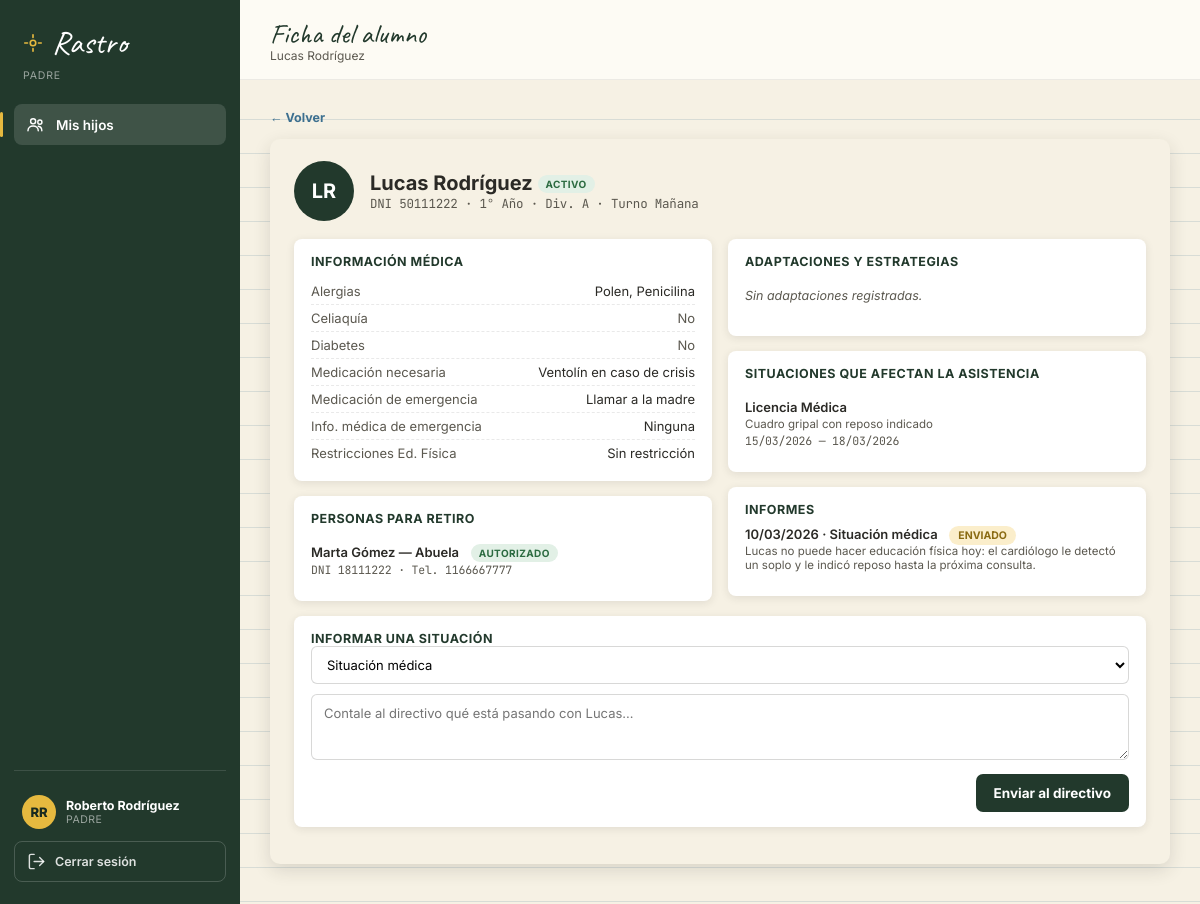
Screenshot of /alumno/1/ (signed in) with the database file from the repository.
### core/models.py (models this page shows, shortened)
class Usuario(models.Model):
    ROL_DIRECTIVO = "DIRECTIVO"
    ROL_SUPERVISOR = "SUPERVISOR"
    ROL_DOCENTE = "DOCENTE"
    ROL_PADRE = "PADRE"
    ROL_CHOICES = [
        (ROL_DIRECTIVO, "Directivo"),
        (ROL_SUPERVISOR, "Supervisor"),
        (ROL_DOCENTE, "Docente"),
        (ROL_PADRE, "Padre/Tutor"),
    ]
    id_usuario = models.AutoField(primary_key=True)
    nombre_usuario = models.CharField(max_length=100, unique=True)
    contrasena = models.CharField(max_length=255)
    nombre = models.CharField(max_length=100, blank=True, null=True)
    apellido = models.CharField(max_length=100, blank=True, null=True)
    dni = models.CharField(max_length=20, unique=True)
    telefono = models.CharField(max_length=30, blank=True, null=True)
    email = models.CharField(max_length=150, blank=True, null=True)
    rol = models.CharField(max_length=20, choices=ROL_CHOICES)
    class Meta:
        db_table = "USUARIO"
    @property
    def nombre_completo(self):
        return f"{self.nombre or ''} {self.apellido or ''}".strip()
    def iniciales(self):
        n = (self.nombre or "?")[:1]
        a = (self.apellido or "?")[:1]
        return (n + a).upper()

class Alumno(models.Model):
    ESTADO_ACTIVO = "ACTIVO"
    ESTADO_INACTIVO = "INACTIVO"
    ESTADO_EGRESADO = "EGRESADO"
    ESTADO_BAJA = "BAJA"
    ESTADO_CHOICES = [
        (ESTADO_ACTIVO, "Activo"),
        (ESTADO_INACTIVO, "Inactivo"),
        (ESTADO_EGRESADO, "Egresado"),
        (ESTADO_BAJA, "Baja"),
    ]
    id_alumno = models.AutoField(primary_key=True)
    nombre = models.CharField(max_length=100)
    apellido = models.CharField(max_length=100)
    dni = models.CharField(max_length=20, unique=True)
    foto = models.CharField(max_length=255, blank=True, null=True)
    grado = models.ForeignKey(Grado, on_delete=models.PROTECT, db_column="id_grado")
    division = models.ForeignKey(Division, on_delete=models.PROTECT, db_column="id_division")
    turno = models.ForeignKey(Turno, on_delete=models.PROTECT, db_column="id_turno")
    estado = models.CharField(max_length=20, choices=ESTADO_CHOICES, default=ESTADO_ACTIVO)
    class Meta:
        db_table = "ALUMNO"
        ordering = ["apellido", "nombre"]
    def iniciales(self):
        return (self.nombre[:1] + self.apellido[:1]).upper()

class Grado(models.Model):
    id_grado = models.AutoField(primary_key=True)
    nombre_grado = models.CharField(max_length=100)
    class Meta:
        db_table = "GRADO"

class Division(models.Model):
    id_division = models.AutoField(primary_key=True)
    nombre_division = models.CharField(max_length=50)
    grado = models.ForeignKey(Grado, on_delete=models.CASCADE, db_column="id_grado", related_name="divisiones")
    class Meta:
        db_table = "DIVISION"

class Turno(models.Model):
    id_turno = models.AutoField(primary_key=True)
    nombre_turno = models.CharField(max_length=50)
    class Meta:
        db_table = "TURNO"

class InformacionMedica(models.Model):
    id_informacion_medica = models.AutoField(primary_key=True)
    alumno = models.OneToOneField(Alumno, on_delete=models.CASCADE, db_column="id_alumno", related_name="informacion_medica")
    alergias = models.TextField(blank=True, null=True)
    celiaquia = models.BooleanField(default=False)
    diabetes = models.BooleanField(default=False)
    medicacion_necesaria = models.TextField(blank=True, null=True)
    medicacion_emergencia = models.TextField(blank=True, null=True)
    informacion_medica_emergencia = models.TextField(blank=True, null=True)
    restricciones_educacion_fisica = models.TextField(blank=True, null=True)
    class Meta:
        db_table = "INFORMACION_MEDICA"

class PersonaRetiro(models.Model):
    id_persona_retiro = models.AutoField(primary_key=True)
    alumno = models.ForeignKey(Alumno, on_delete=models.CASCADE, db_column="id_alumno", related_name="personas_retiro")
    nombre = models.CharField(max_length=100)
    apellido = models.CharField(max_length=100)
    dni = models.CharField(max_length=20, blank=True, null=True)
    telefono = models.CharField(max_length=30, blank=True, null=True)
    vinculo = models.CharField(max_length=100, blank=True, null=True)
    autorizado = models.BooleanField(default=True)
    class Meta:
        db_table = "PERSONA_RETIRO"

class SituacionAsistencia(models.Model):
    TIPO_CHOICES = [
        ("Enfermedad del alumno", "Enfermedad del alumno"),
        ("Enfermedad familiar", "Enfermedad familiar"),
        ("Situación familiar", "Situación familiar"),
        ("Problema de transporte", "Problema de transporte"),
        ("Licencia Médica", "Licencia Médica"),
        ("Otro", "Otro"),
    ]
    id_situacion = models.AutoField(primary_key=True)
    alumno = models.ForeignKey(Alumno, on_delete=models.CASCADE, db_column="id_alumno", related_name="situaciones")
    tipo = models.CharField(max_length=100, choices=TIPO_CHOICES, blank=True, null=True)
    descripcion = models.TextField(blank=True, null=True)
    fecha_inicio = models.DateField(blank=True, null=True)
    fecha_fin = models.DateField(blank=True, null=True)
    observaciones = models.TextField(blank=True, null=True)
    class Meta:
        db_table = "SITUACION_ASISTENCIA"
        ordering = ["-fecha_inicio"]

class Informe(models.Model):
    ESTADO_ENVIADO = "ENVIADO"
    ESTADO_REVISADO = "REVISADO"
    ESTADO_RESUELTO = "RESUELTO"
    ESTADO_CHOICES = [
        (ESTADO_ENVIADO, "Enviado"),
        (ESTADO_REVISADO, "Revisado"),
        (ESTADO_RESUELTO, "Resuelto"),
    ]
    TIPO_CHOICES = [
        ("Situación médica", "Situación médica"),
        ("Situación familiar", "Situación familiar"),
        ("Adaptación para el alumno", "Adaptación para el alumno"),
        ("Situación de asistencia", "Situación de asistencia"),
    ]
    id_informe = models.AutoField(primary_key=True)
    padre = models.ForeignKey(Padre, on_delete=models.CASCADE, db_column="id_padre", related_name="informes")
    alumno = models.ForeignKey(Alumno, on_delete=models.CASCADE, db_column="id_alumno", related_name="informes")
    tipo = models.CharField(max_length=50, choices=TIPO_CHOICES, blank=True, null=True)
    mensaje = models.TextField()
    fecha = models.DateField()
    estado = models.CharField(max_length=20, choices=ESTADO_CHOICES, default=ESTADO_ENVIADO)
    class Meta:
        db_table = "INFORME"
        ordering = ["-fecha", "-id_informe"]

### core/views.py (the view, shortened to what this page needs)
# urls.py: path("alumno/<int:id_alumno>/", views.alumno_detail, name="alumno_detail"),
@login_required_custom
def alumno_detail(request, id_alumno):
    usuario = request.usuario
    alumno = get_object_or_404(Alumno.objects.select_related("grado", "division", "turno"), pk=id_alumno)
    if usuario.rol == Usuario.ROL_PADRE:
        padre = get_object_or_404(Padre, usuario=usuario)
        if not PadreAlumno.objects.filter(padre=padre, alumno=alumno).exists():
            messages.error(request, "Ese alumno no está asociado a tu cuenta.")
            return redirect("padre_hijos")
    puede_editar = usuario.rol == Usuario.ROL_DIRECTIVO
    puede_informar = usuario.rol == Usuario.ROL_PADRE
    context = {
        "alumno": alumno,
        "info_medica": getattr(alumno, "informacion_medica", None),
        "retiros": alumno.personas_retiro.all(),
        "adaptaciones": alumno.adaptaciones.all(),
        "situaciones": alumno.situaciones.all(),
        "puede_editar": puede_editar,
        "puede_informar": puede_informar,
        "tipos_informe": Informe.TIPO_CHOICES,
        "tipos_situacion": SituacionAsistencia.TIPO_CHOICES,
    }
    if puede_editar or usuario.rol == Usuario.ROL_PADRE:
        context["informes"] = alumno.informes.select_related("padre__usuario")
    return render(request, "core/alumno_detail.html", context)

### core/context_processors.py (called while the page is built)
def usuario_actual(request):
    uid = request.session.get("usuario_id")
    if not uid:
        return {}
    usuario = Usuario.objects.filter(pk=uid).first()
    if not usuario:
        return {}
    ctx = {"usuario_actual": usuario}
    if usuario.rol == Usuario.ROL_DOCENTE:
        docente = Docente.objects.filter(usuario=usuario).first()
        if docente:
            notifs = Notificacion.objects.filter(docente=docente).select_related("alumno")
            ctx["notificaciones"] = notifs[:12]
            ctx["notificaciones_no_leidas"] = notifs.filter(leido=False).count()
    return ctx

### core/views.py (called while the page is built)
def get_current_usuario(request):
    uid = request.session.get("usuario_id")
    if not uid:
        return None
    return Usuario.objects.filter(pk=uid).first()

def login_required_custom(view_func):
    @wraps(view_func)
    def wrapper(request, *args, **kwargs):
        usuario = get_current_usuario(request)
        if not usuario:
            return redirect("login")
        request.usuario = usuario
        return view_func(request, *args, **kwargs)
    return wrapper

### core/templates/core/alumno_detail.html (shortened to what this page needs)
{% extends "core/base.html" %}
{% block page_title %}Ficha del alumno{% endblock %}
{% block page_sub %}{{ alumno.nombre }} {{ alumno.apellido }}{% endblock %}
{% block content %}
{% if usuario_actual.rol == "PADRE" %}
  <a class="back-link" href="{% url 'padre_hijos' %}">&larr; Volver</a>
{% elif usuario_actual.rol == "DIRECTIVO" %}
  <a class="back-link" href="{% url 'directivo_alumnos' %}">&larr; Volver</a>
{% elif usuario_actual.rol == "DOCENTE" %}
  <a class="back-link" href="{% url 'docente_alumnos' %}">&larr; Volver</a>
{% else %}
  <a class="back-link" href="{% url 'supervisor_alumnos' %}">&larr; Volver</a>
{% endif %}
<div class="detail-panel">
  <div class="detail-head">
    <div class="avatar-lg">{{ alumno.iniciales }}</div>
    <div>
      <h3>{{ alumno.nombre }} {{ alumno.apellido }} <span class="pill estado-{{ alumno.estado }}" style="vertical-align:middle;">{{ alumno.estado }}</span></h3>
      <div class="meta mono">DNI {{ alumno.dni }} · {{ alumno.grado.nombre_grado }} · Div. {{ alumno.division.nombre_division }} · Turno {{ alumno.turno.nombre_turno }}</div>
    </div>
  </div>
  <div class="grid-2">
    <div>
      <div class="block">
        <div class="block-head">
          <h4>Información médica</h4>
        </div>
        {% if info_medica %}
          <div class="kv"><span class="k">Alergias</span><span class="v">{{ info_medica.alergias|default:"—" }}</span></div>
          <div class="kv"><span class="k">Celiaquía</span><span class="v {% if info_medica.celiaquia %}bool-yes{% else %}bool-no{% endif %}">{% if info_medica.celiaquia %}Sí{% else %}No{% endif %}</span></div>
          <div class="kv"><span class="k">Diabetes</span><span class="v {% if info_medica.diabetes %}bool-yes{% else %}bool-no{% endif %}">{% if info_medica.diabetes %}Sí{% else %}No{% endif %}</span></div>
          <div class="kv"><span class="k">Medicación necesaria</span><span class="v">{{ info_medica.medicacion_necesaria|default:"—" }}</span></div>
          <div class="kv"><span class="k">Medicación de emergencia</span><span class="v">{{ info_medica.medicacion_emergencia|default:"—" }}</span></div>
          <div class="kv"><span class="k">Info. médica de emergencia</span><span class="v">{{ info_medica.informacion_medica_emergencia|default:"—" }}</span></div>
          <div class="kv"><span class="k">Restricciones Ed. Física</span><span class="v">{{ info_medica.restricciones_educacion_fisica|default:"—" }}</span></div>
        {% else %}
          <p class="empty">Sin registro de información médica.</p>
        {% endif %}
      </div>
      <div class="block">
        <div class="block-head">
          <h4>Personas para retiro</h4>
        </div>
        {% for p in retiros %}
        <div class="list-item">
          <span class="li-title">{{ p.nombre }} {{ p.apellido }} — {{ p.vinculo|default:"—" }}</span>
          <span class="pill {% if p.autorizado %}estado-ACTIVO{% else %}estado-BAJA{% endif %}" style="margin-left:8px;">{% if p.autorizado %}Autorizado{% else %}No autorizado{% endif %}</span>
          <div class="li-sub mono">DNI {{ p.dni|default:"—" }} · Tel. {{ p.telefono|default:"—" }}</div>
        </div>
        {% empty %}
        <p class="empty">Sin personas registradas.</p>
        {% endfor %}
      </div>
    </div>
    <div>
      <div class="block">
        <div class="block-head">
          <h4>Adaptaciones y estrategias</h4>
        </div>
        {% for ad in adaptaciones %}
        <div class="list-item">
          <span class="li-title">{{ ad.adaptaciones_necesarias }}</span>
          <div class="li-sub">Estrategia: {{ ad.estrategias_funcionales|default:"—" }}</div>
          {% if ad.observaciones %}<div class="li-sub">Obs.: {{ ad.observaciones }}</div>{% endif %}
        </div>
        {% empty %}
        <p class="empty">Sin adaptaciones registradas.</p>
        {% endfor %}
      </div>
      <div class="block">
        <div class="block-head">
          <h4>Situaciones que afectan la asistencia</h4>
        </div>
        {% for s in situaciones %}
        <div class="list-item">
          <span class="li-title">{{ s.tipo }}</span>
          <div class="li-sub">{{ s.descripcion }}</div>
          <div class="li-sub mono">{{ s.fecha_inicio|date:"d/m/Y" }} — {{ s.fecha_fin|date:"d/m/Y" }}</div>
        </div>
        {% empty %}
        <p class="empty">Sin situaciones registradas.</p>
        {% endfor %}
      </div>
      {% if informes is not None %}
      <div class="block">
        <h4>Informes</h4>
        {% for i in informes %}
        <div class="list-item">
          <span class="li-title">{{ i.fecha|date:"d/m/Y" }} · {{ i.tipo|default:"General" }}</span>
          <span class="status-badge status-{{ i.estado }}" style="margin-left:8px;">{{ i.estado }}</span>
          <div class="li-sub">{{ i.mensaje }}</div>
        </div>
        {% empty %}
        <p class="empty">Sin informes para este alumno.</p>
        {% endfor %}
      </div>
      {% endif %}
    </div>
  </div>
  {% if puede_informar %}
  <div class="block">
    <h4>Informar una situación</h4>
    <form method="post">
      <select name="tipo" class="tipo-select">
        {% for val, label in tipos_informe %}<option value="{{ val }}">{{ label }}</option>{% endfor %}
      </select>
      <textarea name="mensaje" placeholder="Contale al directivo qué está pasando con {{ alumno.nombre }}…"></textarea>
      <div style="margin-top:10px; text-align:right;">
        <button type="submit" class="btn btn-primary">Enviar al directivo</button>
      </div>
    </form>
  </div>
  {% endif %}
</div>
{% endblock %}

### core/templates/core/base.html (shortened to what this page needs)
{% load static %}
<!DOCTYPE html>
<html lang="es">
<head>
<link rel="stylesheet" href="{% static 'core/css/style.css' %}">
</head>
<body>
<div id="main-app">
  <div class="sidebar">
    <div class="logo">
      <svg class="icon" viewBox="0 0 24 24" style="width:22px;height:22px;stroke:var(--accent);"><circle cx="12" cy="12" r="3"/><path d="M12 3v3M12 18v3M3 12h3M18 12h3"/></svg>
      <span class="txt">Rastro</span>
    </div>
    <div class="logo-sub">{{ usuario_actual.rol }}</div>
    <div id="nav-list">
      {% with url_name=request.resolver_match.url_name %}
      {% if usuario_actual.rol == "PADRE" %}
        <a class="nav-item active" href="{% url 'padre_hijos' %}">
          <svg class="icon" viewBox="0 0 24 24"><circle cx="9" cy="8" r="3.2"/><path d="M2.5 20c0-3.6 2.9-6 6.5-6s6.5 2.4 6.5 6"/><circle cx="17.5" cy="9" r="2.6"/><path d="M15.5 14.3c2.7.4 4.5 2.4 4.5 5.7"/></svg>
          <span class="lbl">Mis hijos</span>
        </a>
      {% endif %}
      {% endwith %}
    </div>
    <div class="sidebar-footer">
      <div class="sidebar-user">
        <div class="avatar">{{ usuario_actual.iniciales }}</div>
        <div class="u-info">
          <div class="u-name">{{ usuario_actual.nombre_completo }}</div>
          <div class="u-role">{{ usuario_actual.rol }}</div>
        </div>
      </div>
      <a class="logout-btn" href="{% url 'logout' %}">
        <svg class="icon" viewBox="0 0 24 24" width="16" height="16"><path d="M9 21H5a2 2 0 0 1-2-2V5a2 2 0 0 1 2-2h4"/><path d="M16 17l5-5-5-5"/><path d="M21 12H9"/></svg>
        <span class="lbl">Cerrar sesión</span>
      </a>
    </div>
  </div>
  <div class="content-wrap">
    <div class="topbar">
      <div>
        <div class="page-title">{% block page_title %}{% endblock %}</div>
        <div class="page-sub">{% block page_sub %}{% endblock %}</div>
      </div>
    </div>
    <main>
      <div class="content-inner">
        {% block content %}{% endblock %}
      </div>
    </main>
  </div>
</div>
</body>
</html>

### rows the page displays
Usuario: rol "PADRE", iniciales "RR", nombre_completo "Roberto Rodríguez"
Alumno: nombre "Lucas", apellido "Rodríguez", iniciales "LR", estado "ACTIVO", dni "50111222", grado.nombre_grado "1° Año", division.nombre_division "A", turno.nombre_turno "Mañana", mensaje "Contale al directivo qué está pasando con Lucas…"
InformacionMedica: alergias "Polen, Penicilina", medicacion_necesaria "Ventolín en caso de crisis", medicacion_emergencia "Llamar a la madre", informacion_medica_emergencia "Ninguna", restricciones_educacion_fisica "Sin restricción"
PersonaRetiro: nombre "Marta", apellido "Gómez", vinculo "Abuela", autorizado "AUTORIZADO", dni "18111222", telefono "1166667777"
SituacionAsistencia: tipo "Licencia Médica", descripcion "Cuadro gripal con reposo indicado", fecha_inicio "15/03/2026", fecha_fin "18/03/2026"
Informe: fecha "10/03/2026", tipo "Situación médica", estado "ENVIADO", mensaje "Lucas no puede hacer educación física hoy: el cardiólogo le detectó un soplo y le indicó reposo hasta la próxima consulta."

### other values shown
form field tipo "Situación médica"
